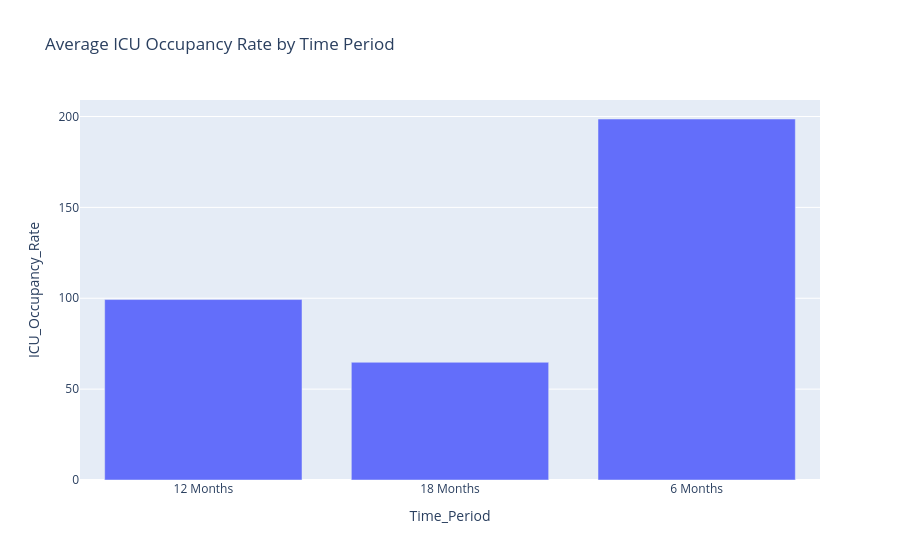

Source (notebook cell):
### Markdown cell above
# Average ICU Occupancy Rate by Time Period

### Code cell
df_avg = df.groupby('Time_Period')['ICU_Occupancy_Rate'].mean().reset_index()

fig = px.bar(df_avg,
             x='Time_Period',
             y='ICU_Occupancy_Rate',
             title="Average ICU Occupancy Rate by Time Period")

fig.show()

### Figure 1 — Plotly figure (JSON) as saved in the notebook; plotly's stock layout.template omitted (floating-point values rounded to 4 significant figures)
{"data": [{"hovertemplate": "Time_Period=%{x}<br>ICU_Occupancy_Rate=%{y}<extra></extra>", "legendgroup": "", "marker": {"color": "#636efa", "pattern": {"shape": ""}}, "name": "", "orientation": "v", "showlegend": false, "textposition": "auto", "type": "bar", "x": ["12 Months", "18 Months", "6 Months"], "xaxis": "x", "y": [99.29, 64.76, 198.6], "yaxis": "y"}], "layout": {"barmode": "relative", "legend": {"tracegroupgap": 0}, "title": {"text": "Average ICU Occupancy Rate by Time Period"}, "xaxis": {"anchor": "y", "domain": [0, 1], "title": {"text": "Time_Period"}}, "yaxis": {"anchor": "x", "domain": [0, 1], "title": {"text": "ICU_Occupancy_Rate"}}}}
